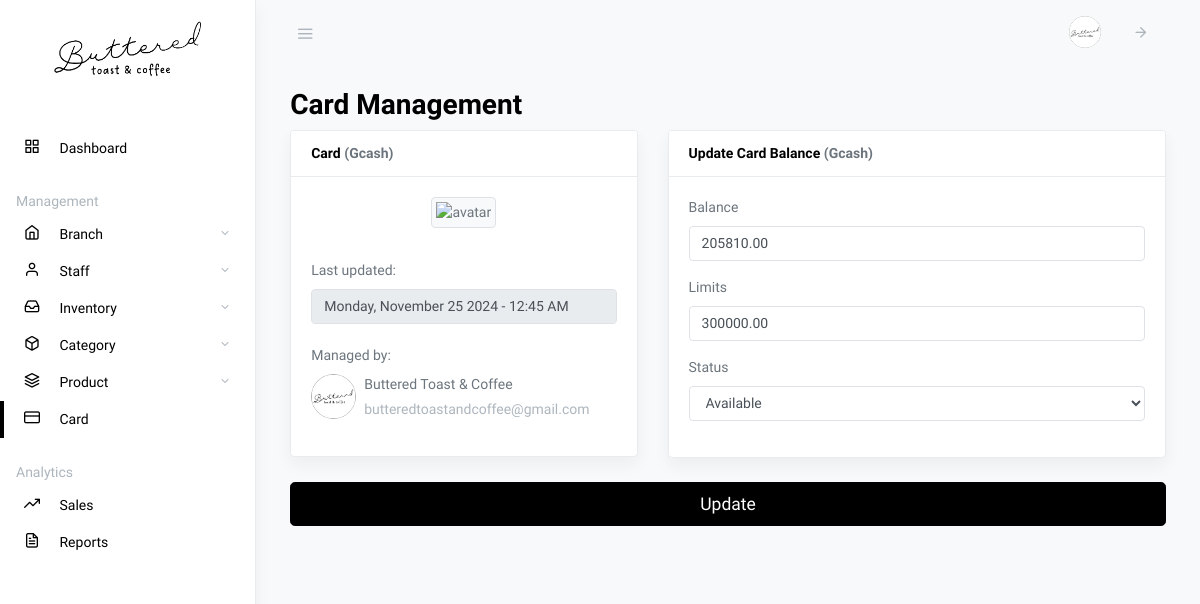
Before: /owner-card-management.php (signed in) with the older database file.
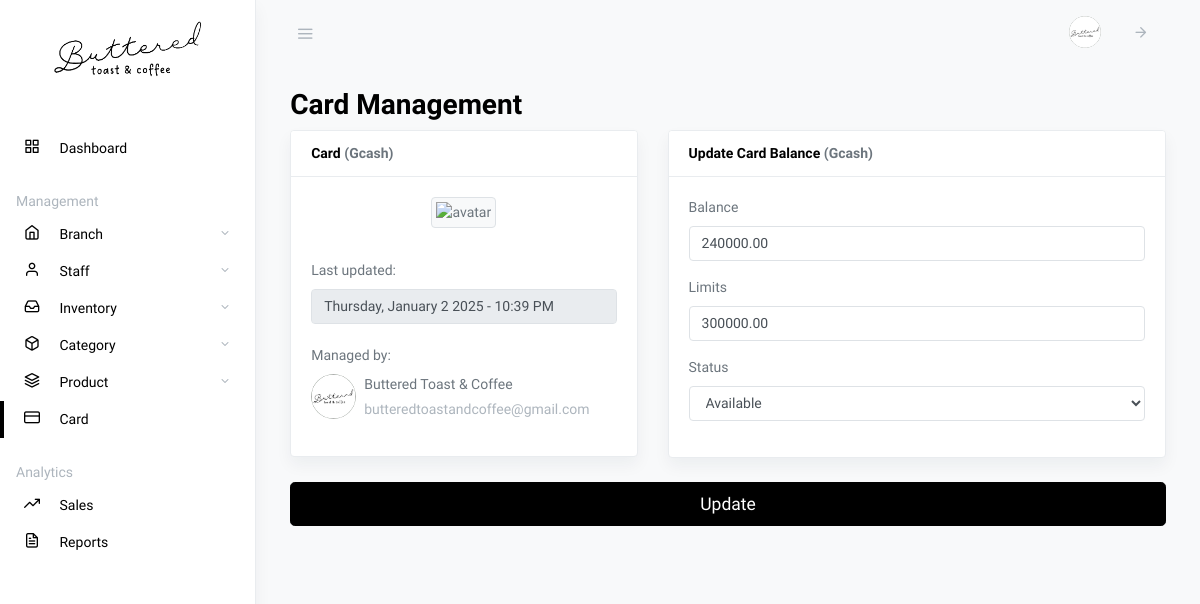
After: the same page with the newer database file.
### tables this page shows
CREATE TABLE `card` (
  `owner_id` int(11) NOT NULL,
  `balance` decimal(11,2) NOT NULL,
  `limits` decimal(11,2) NOT NULL,
  `status` int(11) NOT NULL,
  `last_updated` timestamp(6) NOT NULL DEFAULT current_timestamp(6) ON UPDATE current_timestamp(6)
);

### partials/owner-navbar.php (called while the page is built, shortened)
<?php
require_once "config.php";
$sql = "SELECT * FROM owner WHERE owner_id = '".$_SESSION['id']."'";
$result = mysqli_query($link, $sql);
$row = mysqli_fetch_assoc($result);
?>

### owner-card-management.php (the view, shortened to what the changed rows need)
<!DOCTYPE html>
<html lang="en">
<head>
    <?php include 'partials/header.php'; ?>
</head>
<body class="vertical  light">
    <div class="wrapper">
        <?php include 'partials/owner-navbar.php'; ?>
        <main role="main" class="main-content">
            <div class="container-fluid">
                <h2 class="page-title">Card Management</h2>
                <?php
                $balance_err = $limits_err = $status_err = "";
                                ?>
                                <?php
                $sql5 = "SELECT * FROM card";
                $result5 = mysqli_query($link, $sql5);
                $row5 = mysqli_fetch_assoc($result5);
                $owner_id5 = $row["owner_id"];
                $sql6 = "SELECT * FROM owner WHERE owner_id = $owner_id5";
                $result6 = mysqli_query($link, $sql6);
                $row6 = mysqli_fetch_assoc($result6);
                ?>
                <form method="post" enctype="multipart/form-data">
                    <div class="row justify-content-center">
                        <div class="col-5">
                            <div class="card shadow mb-4">
                                <div class="card-body">
                                    <div class="row">
                                        <div class="col-md-12">
                                            <div class="form-group mb-3">
                                                <div class="text-start">
                                                    <label class="mt-4">Last updated:</label>
                                                    <input type="text" class="form-control" value="<?php $formattedDate = date("l, F j Y - h:i A", strtotime($row5["last_updated"]));
                                                    echo $formattedDate; ?>" disabled>
                                                    <br>
                                                    <label>Managed by:</label>
                                                    <div class="d-flex align-items-center">
                                                        <img src="storage/profile/<?php if ($row6["photo"] != "") {
                                                            echo $row6["photo"];
                                                        } else {
                                                            echo 'default_image.png';
                                                        } ?>" alt="" style="width: 45px; height: 45px"
                                                            class="rounded-circle" />
                                                        <div class="ms-3 text-left mx-2">
                                                        </div>
                                                    </div>
                                                </div>
                                            </div>
                                        </div>
                                    </div>
                                </div>
                            </div>
                        </div>
                        <div class="col-7">
                            <div class="card shadow mb-4">
                                <div class="card-body">
                                    <div class="row">
                                        <div class="col-md-12">
                                            <div class="form-group mb-3">
                                                <label for="example-balance">Balance</label>
                                                <input type="number" id="example-balance" name="balance"
                                                    class="form-control <?php echo (!empty($balance_err)) ? 'is-invalid' : ''; ?>"
                                                    placeholder="Please enter balance."
                                                    value="<?php echo $row5['balance']; ?>">
                                            </div>
                                            <div class="form-group mb-3">
                                                <label for="example-limits">Limits</label>
                                                <input type="number" id="example-limits" name="limits"
                                                    class="form-control <?php echo (!empty($limits_err)) ? 'is-invalid' : ''; ?>"
                                                    placeholder="Please enter limits."
                                                    value="<?php echo $row5['limits']; ?>">
                                            </div>
                                            <div class="form-group mb-3">
                                                <label for="example-status">Status</label>
                                                <select name="status"
                                                    class="form-control select <?php echo (!empty($status_err)) ? 'is-invalid' : ''; ?>">
                                                    <optgroup label="Status:">
                                                        <option value="0" <?php if ($row5['status'] == 0)
                                                            echo 'selected'; ?>>Available</option>
                                                    </optgroup>
                                                </select>
                                            </div>
                                        </div>
                                    </div>
                                </div>
                            </div>
                        </div>
                    </div>
                </form>
            </div>
        </main>
    </div>
</body>
</html>

Changed rows visible on the page:
changed card "Available": last_updated "Monday, November 25 2024 - 12:45 AM" → "Thursday, January 2 2025 - 10:39 PM"; balance "205810.00" → "240000.00"
